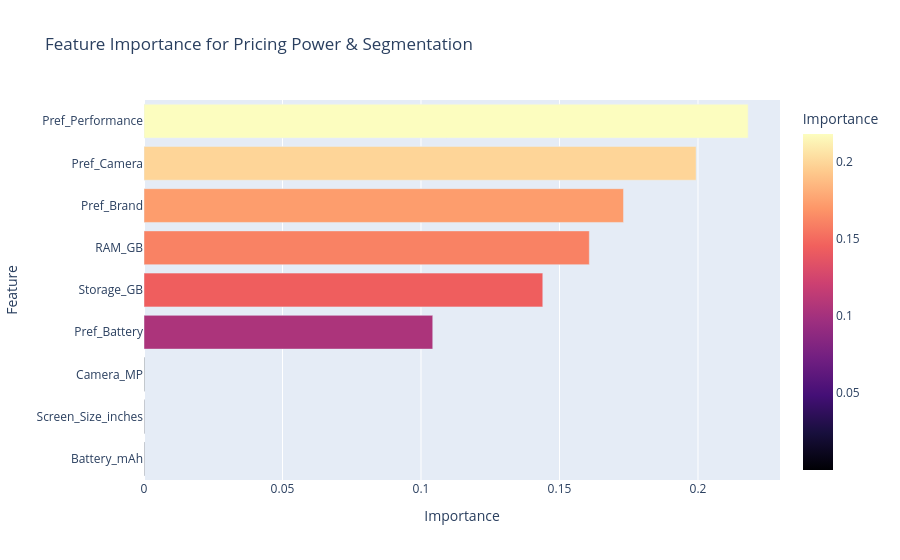

Write notebook code for a chart like this one.
### Markdown cell above
### 🧠 Interpreting the Model (Feature Importance)
By looking inside the "black box" of the Random Forest, we can tell R&D exactly which components move a device from "Mid-Range" to "Premium" in the eyes of the consumer.

### Code cell
feature_importances = pd.DataFrame({'Feature': X.columns, 'Importance': rf_model.feature_importances_})
feature_importances = feature_importances.sort_values('Importance', ascending=True)

fig = px.bar(feature_importances, x='Importance', y='Feature', orientation='h',
             title='Feature Importance for Pricing Power & Segmentation',
             color='Importance', color_continuous_scale='Magma')
fig.show()

### Figure 1 — Plotly figure (JSON) as saved in the notebook; plotly's stock layout.template omitted (floating-point values rounded to 4 significant figures)
{"data": [{"hovertemplate": "Importance=%{marker.color}<br>Feature=%{y}<extra></extra>", "legendgroup": "", "marker": {"color": [0.0001391, 0.0001408, 0.0001558, 0.1042, 0.144, 0.1608, 0.1731, 0.1993, 0.2181], "coloraxis": "coloraxis", "pattern": {"shape": ""}}, "name": "", "orientation": "h", "showlegend": false, "textposition": "auto", "type": "bar", "x": [0.0001391, 0.0001408, 0.0001558, 0.1042, 0.144, 0.1608, 0.1731, 0.1993, 0.2181], "xaxis": "x", "y": ["Battery_mAh", "Screen_Size_inches", "Camera_MP", "Pref_Battery", "Storage_GB", "RAM_GB", "Pref_Brand", "Pref_Camera", "Pref_Performance"], "yaxis": "y"}], "layout": {"barmode": "relative", "coloraxis": {"colorbar": {"title": {"text": "Importance"}}, "colorscale": [[0, "#000004"], [0.1111, "#180f3d"], [0.2222, "#440f76"], [0.3333, "#721f81"], [0.4444, "#9e2f7f"], [0.5556, "#cd4071"], [0.6667, "#f1605d"], [0.7778, "#fd9668"], [0.8889, "#feca8d"], [1, "#fcfdbf"]]}, "legend": {"tracegroupgap": 0}, "title": {"text": "Feature Importance for Pricing Power & Segmentation"}, "xaxis": {"anchor": "y", "domain": [0, 1], "title": {"text": "Importance"}}, "yaxis": {"anchor": "x", "domain": [0, 1], "title": {"text": "Feature"}}}}
